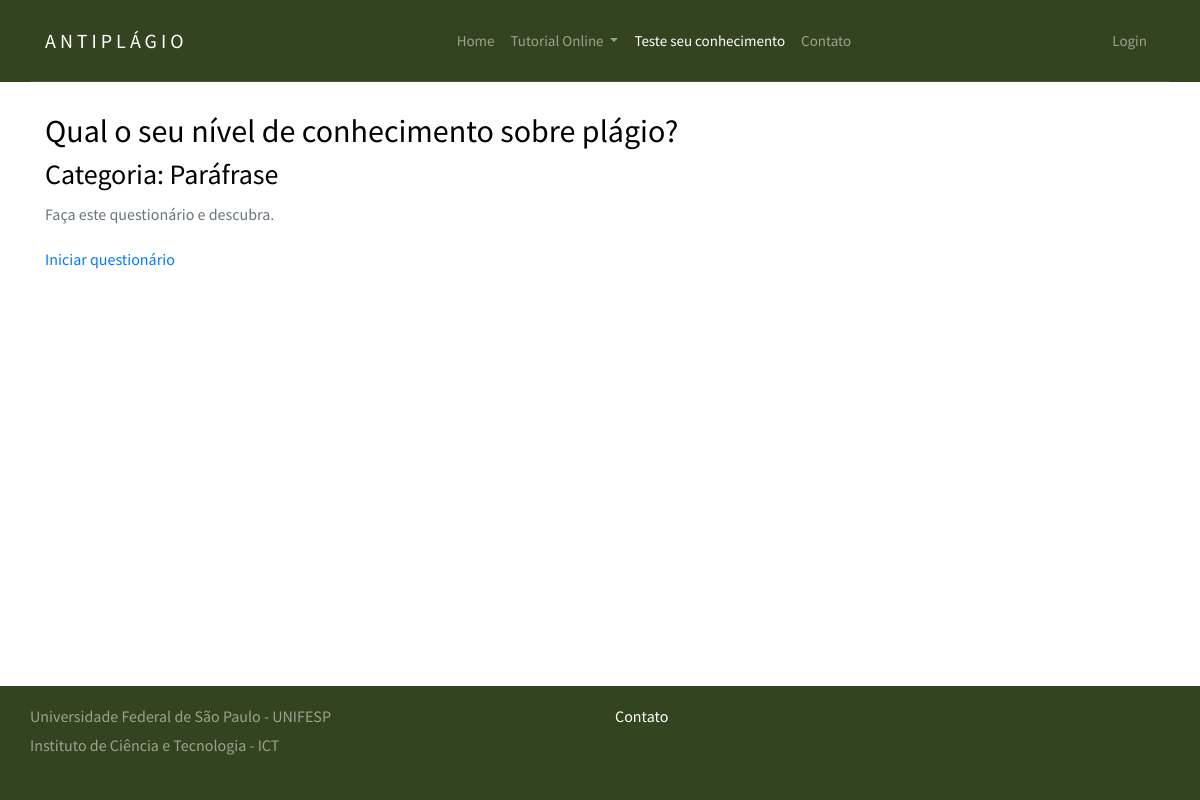
The app's page /quiz/quizplagio/ with its own data.
### django_quiz/quiz/models.py (models this page shows, shortened)
@python_2_unicode_compatible
class Quiz(models.Model):
    title = models.CharField(
        verbose_name=_("Título"),
        max_length=60, blank=False)
    description = models.TextField(
        verbose_name=_("Descrição"),
        blank=True, help_text=_("Descrição do questionário"))
    url = models.SlugField(
        max_length=60, blank=False,
        help_text=_("Uma URL amigável"),
        verbose_name=_("Uma URL amigável"))
    category = models.ForeignKey(
        Category, null=True, blank=True,
        verbose_name=_("Categoria"), on_delete=models.PROTECT)
    random_order = models.BooleanField(
        blank=False, default=False,
        verbose_name=_("Ordem aleatória"),
        help_text=_("Exibe as peguntas em"
                    "uma ordem aleatória ou como eles "
                    "estão setados?"))
    max_questions = models.PositiveIntegerField(
        blank=True, null=True, verbose_name=_("Questões Max"),
        help_text=_("Número de perguntas a serem respondidas em cada tentativa."))
    answers_at_end = models.BooleanField(
        blank=False, default=False,
        help_text=_("A resposta correta NÃO é mostrada após a pergunta ."
                    " Respostas exibidas no final."),
        verbose_name=_("Respostas no final"))
    exam_paper = models.BooleanField(
        blank=False, default=False,
        help_text=_("Se sim o resultado de cada"
                    " tentativa do usuário será"
                    " armazenado. Necessário marcação"),
        verbose_name=_("Resultado teste"))
    single_attempt = models.BooleanField(
        blank=False, default=False,
        help_text=_("Se sim, apenas uma tentativa por"
                    " usuário será permitida"
                    " Não usuários não poderam fazer este teste."),
        verbose_name=_("Tentativa única"))
    pass_mark = models.SmallIntegerField(
        blank=True, default=0,
        verbose_name=_("Marca de aprovação"),
        help_text=_("Porcentagem necessária para passar no teste."),
        validators=[MaxValueValidator(100)])
    success_text = models.TextField(
        blank=True, help_text=_("Exibido se o usuário for aprovado."),
        verbose_name=_("Texto de sucesso"))
    fail_text = models.TextField(
        verbose_name=_("Texto de falha"),
        blank=True, help_text=_("Exibido se o usuário falhar"))
    draft = models.BooleanField(
        blank=True, default=False,
        verbose_name=_("Draft"),
        help_text=_("Se sim o questionário não é exibido"
                    " na lista de perguntas e só pode ser"
                    " visualizada por usuários que podem editar"
                    " os testes."))
    class Meta:
        verbose_name = _("Quiz")
        verbose_name_plural = _("Quizzes")

@python_2_unicode_compatible
class Category(models.Model):
    category = models.CharField(
        verbose_name=_("Categoria"),
        max_length=250, blank=True,
        unique=True, null=True)
    objects = CategoryManager()
    class Meta:
        verbose_name = _("Categoria")
        verbose_name_plural = _("Categorias")
    def __str__(self):
        return self.category

### django_quiz/quiz/views.py (the view)
class QuizDetailView(DetailView):
    model = Quiz
    slug_field = 'url'
    def get(self, request, *args, **kwargs):
        self.object = self.get_object()
        if self.object.draft and not request.user.has_perm('quiz.change_quiz'):
            raise PermissionDenied
        context = self.get_context_data(object=self.object)
        return self.render_to_response(context)

### django_quiz/build/lib/quiz/templates/quiz/quiz_detail.html (shortened to what this page needs)
{% extends 'base.html' %}
{% load i18n %}
{% block content %}
<section class="site-section">
    <div class="container">
<h2>{{ quiz.title }}</h2>
<h3>{% trans "Categoria" %}: {{ quiz.category }}</h3>
<p>{{ quiz.description }}</p>
<p>
  <a href="{% url 'quiz_question' quiz_name=quiz.url %}">
	{% trans "Iniciar questionário" %}
  </a>
</p>
</div>
</section>
{% endblock %}

### static/css/style.css (style rules this page uses)
body { background: #fff; font-family: "Source Sans Pro", arial, sans-serif; font-weight: 400; font-size: 16px; line-height: 1.8; color: #6c757d; position: relative; padding-bottom: 152px; min-height: 100vh; }
a { -webkit-transition: .3s all ease; -o-transition: .3s all ease; transition: .3s all ease; text-decoration: none; }
h1, h2, h3, h4, h5 { color: #000; font-family: "Source Sans Pro", arial, sans-serif; }
.site-section { padding: 7em 0; }

### records on screen
Quiz: title "Qual o seu nível de conhecimento sobre plágio?", category "Paráfrase", description "Faça este questionário e descubra."
